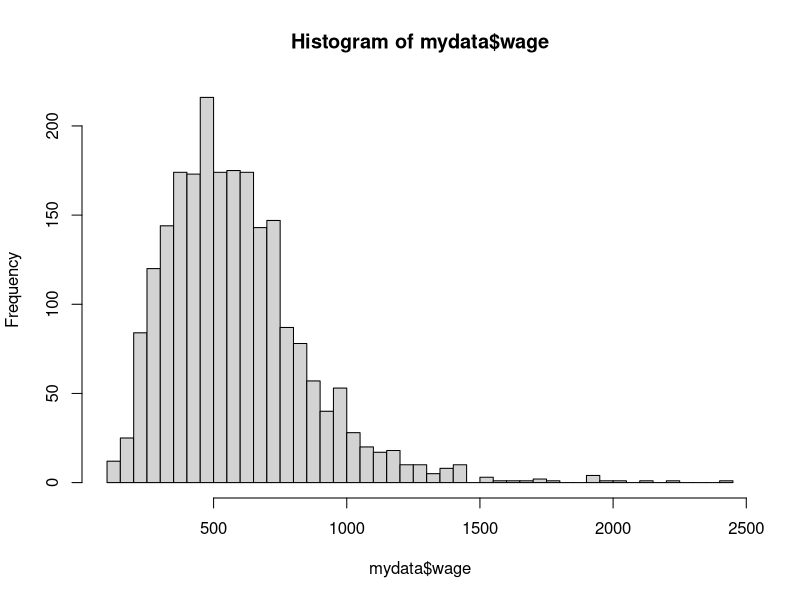
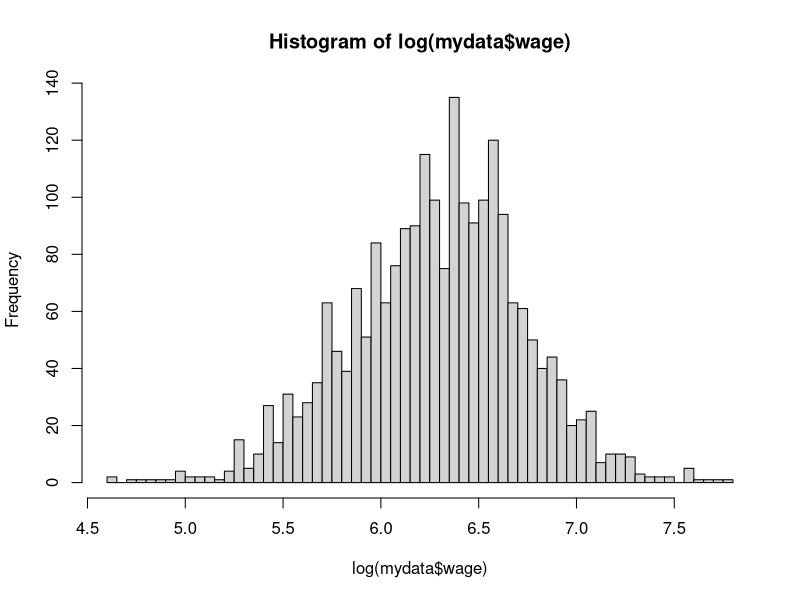

Recreate these plots in R, in order.
#install.packages("AER")
library(AER)
mydata = read.csv("Education_data.csv")
str(mydata)

hist(mydata$wage,breaks=50)
hist(log(mydata$wage),breaks=50) #data가 right-skewed여서 로그취해서 symmetric만들어줌
#dependent variable에 로그취하면 coefficient뜻은 independent variable변할때 종속변수의 퍼센트변화를 의미하게됨

ols.res<- lm(log(wage)~educ+exper+I(exper^2),data=mydata)
#add a experience squared as an illustration to show how to account for possible nonlinear relationship between y and some x variable
#I써줘야 제대로 들어감(identity function)

summary(ols.res)
#이게 potential endogeneity(내생성)고려안한 모델
#결과에 따르면 one additional year of education could increase a person's expected hourly wage by about 9%.
#However, due to the potential endogeneity issue, this coefficient estimate might be biased

#requirements for IV(Instrumental variable) are "exogeneity" and "relevance".
#exogeneity: uncorrelated with the error term or the unobserved variables that cause the endogeneity problem.
#relevance: needs to be highly correlated with the endogenous independent variable.

#직접 2SLS (Two-Stage Least Squares)수행해보기
#먼저 endogeneous variable을 IV와 exogenous variable에 회귀함으로써 error term과의 내생성을 제거한 효과만을 발라냄
#이후 그 fitted된(내생성이 제거된) 효과를 endogeneous variable(내생성 존재하는)인 educ 대신 투입



## Case1: nearc4을 IV로 놓았을때
# 1단계: 내생변수(educ)를 IV와 외생변수에 회귀
stage1 <- lm(educ~nearc4+exper+I(exper^2),data=mydata)
summary(stage1)
# IV의 설명력이 충분히 높아야 하므로, 보통 F-test로 약한 도구변수(weak instrument) 여부를 확인함
# (여기서는 러프하게 T-test로 확인 가능)

# 2단계: 1단계에서 예측된 educ(내생성 제거된 값)을 사용해 종속변수에 회귀
stage2 <- lm(log(wage)~fitted(stage1)+exper+I(exper^2),data=mydata)
summary(stage2)

# 동일한 절차는 사실 AER 패키지의 ivreg() 함수로 한 번에 수행 가능
TSLS.res<- ivreg(log(wage)~educ+exper+I(exper^2)|nearc4+exper+I(exper^2),data=mydata)
summary(TSLS.res)

# OLS vs 2SLS 비교
cbind(coef(ols.res),coef(TSLS.res))

#결과보면 내생성제거안됐을때는 교육이 소득에 미치는 효과 9% 인데
#내생성 효과 IV로 제거하니까 26%가됨
#=> OLS는 교육의 효과를 과소추정(underestimate) 하고 있었음.
#2SLS로 내생성(endogeneity)을 제거하니 교육의 임금 효과가 실제로 더 큼이 드러남.


## Case2: fatheduc&motheduc을 IV로 놓았을때
# 1단계: 내생변수(educ)를 IV와 외생변수에 회귀
stage1 <- lm(educ~fatheduc+motheduc+exper+I(exper^2),data=mydata)
summary(stage1)
# IV의 설명력이 충분히 높아야 하므로, 보통 F-test로 약한 도구변수(weak instrument) 여부를 확인함
# (여기서는 러프하게 T-test로 확인 가능)

# 2단계: 1단계에서 예측된 educ(내생성 제거된 값)을 사용해 종속변수에 회귀
stage2 <- lm(log(wage)~fitted(stage1)+exper+I(exper^2),data=mydata)
summary(stage2)

# 동일한 절차는 사실 AER 패키지의 ivreg() 함수로 한 번에 수행 가능
TSLS.res<- ivreg(log(wage)~educ+exper+I(exper^2)|fatheduc+motheduc+exper+I(exper^2),data=mydata)
summary(TSLS.res)

# OLS vs 2SLS 비교
cbind(coef(ols.res),coef(TSLS.res))

#결과보면 내생성제거안됐을때는 교육이 소득에 미치는 효과 9% 인데
#내생성 효과 IV로 제거하니까 15%가됨
#=> OLS는 교육의 효과를 과소추정(underestimate) 하고 있었음.
#2SLS로 내생성(endogeneity)을 제거하니 교육의 임금 효과가 실제로 더 큼이 드러남.


## 결론
#underestimate하고있었다는 의미(downward bias)는 unobserved variable이 earning(response)과 education(endogeneous variable)에 미치는효과가 반대라는거
#Some unobserved variable in the error term positively contributes to earnings and is negatively correlated with the years of education.이거나
#Some unobserved variable in the error term negatively contributes to earnings and is positively correlated with the years of education.

#downward bias를 추측해보자면 “능력이 낮은 사람들이 그 약점을 메우기 위해 더 오래 공부한다"거나, 
# “부모의 사회적 자본이 낮은 사람이 교육을 더 받아야만 성공할 수 있다.” 등의 경우때문에 교육과 오차항이 음(-)의 상관이었던듯
